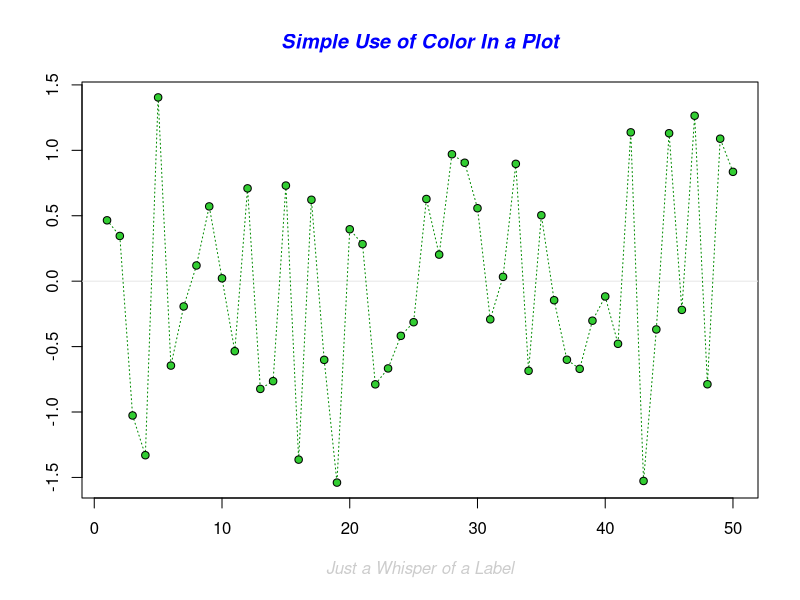
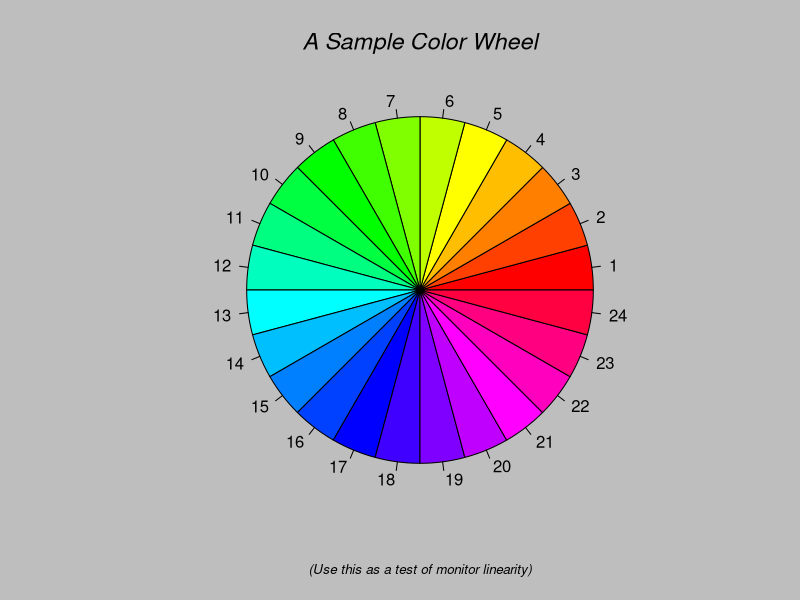
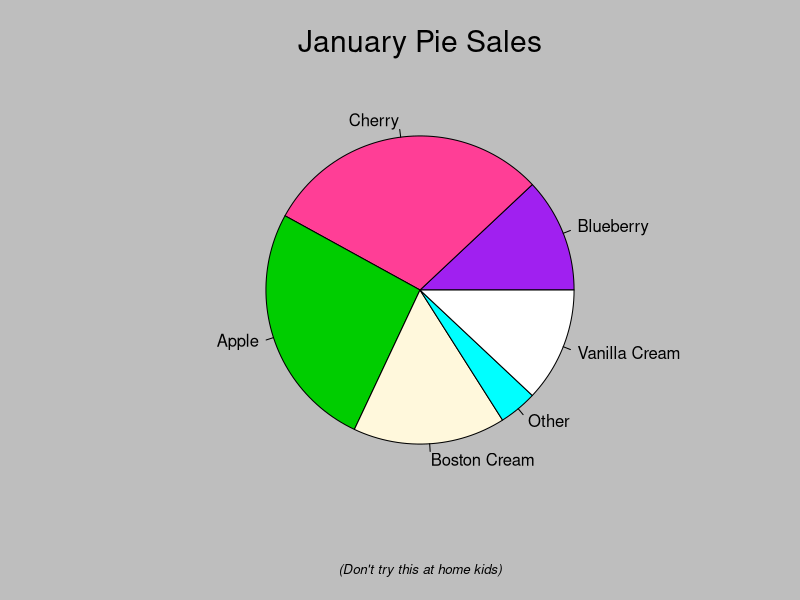
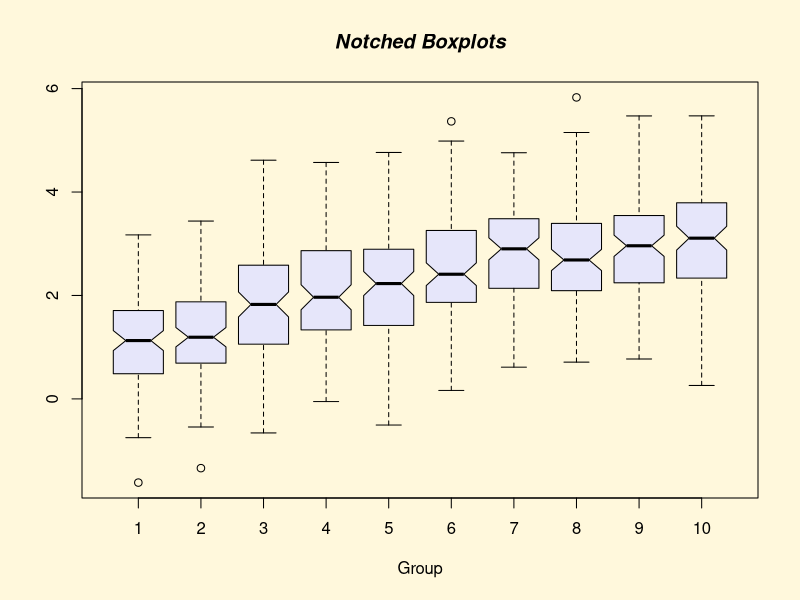
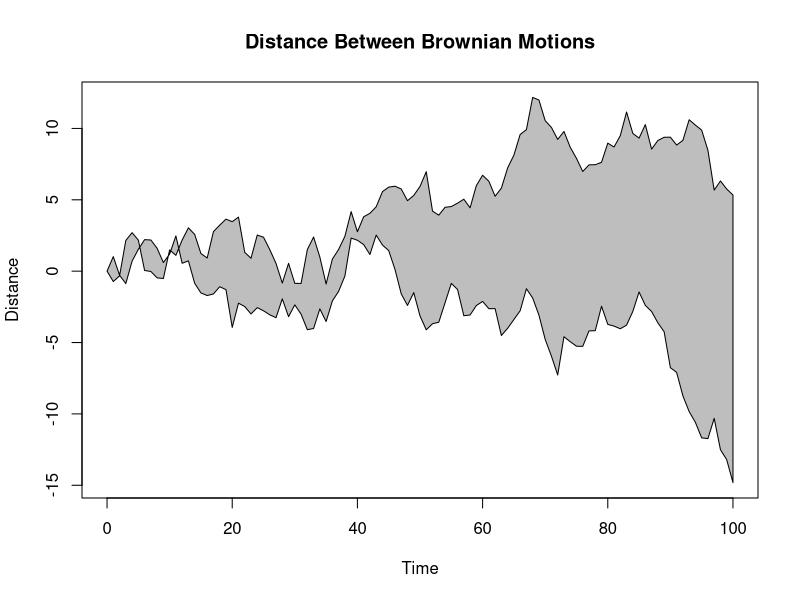
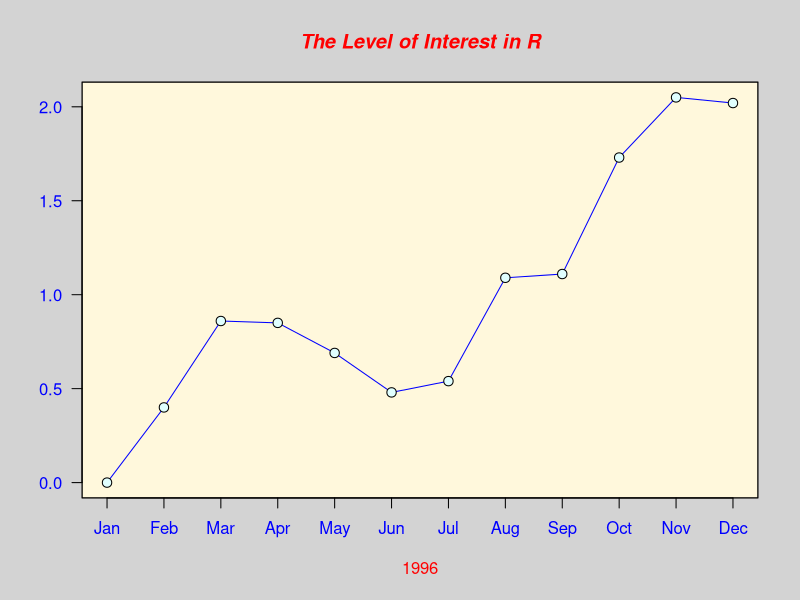
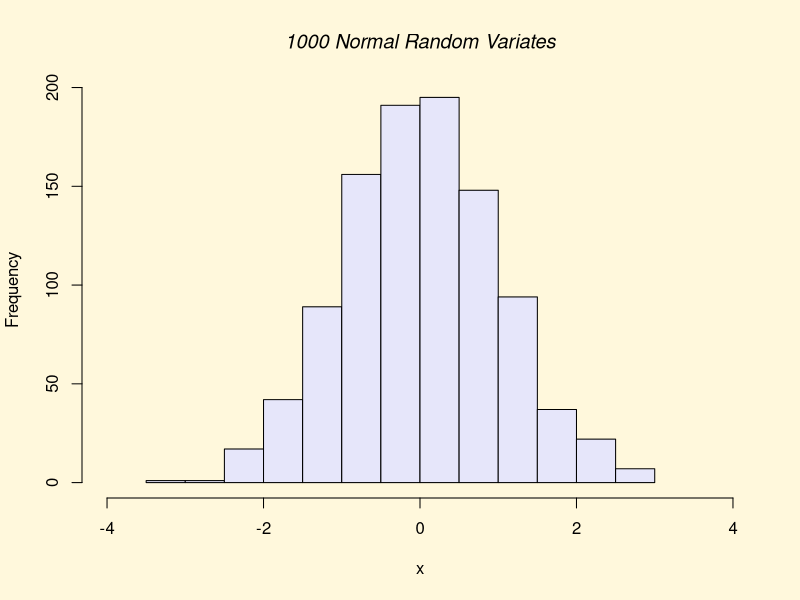
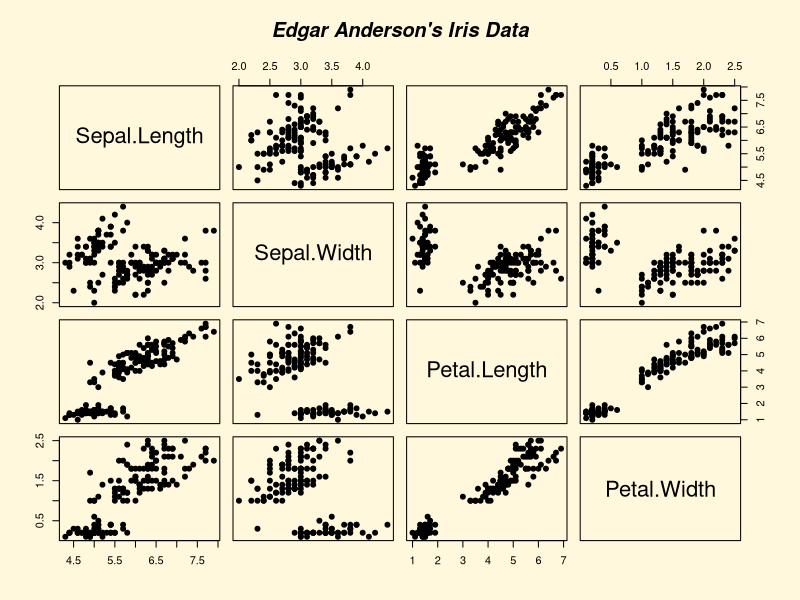

Here is the R script that generated these plots, in order:
# Configurando o diretório de trabalho
setwd("C:/Users/gusta/DSA-Data-Science/Big Data Analytics com R e Microsoft Azure Machine Learning/Cap04")
getwd()

search()

# Demo - Gráficos
demo("graphics")

# Plot básico
x = 5:7
y = 8:10
plot(x, y)
?plot

altura <- c(145, 167, 176, 123, 150)
largura <- c(51, 63, 64, 40, 55)
plot(altura, largura)

# Plotando um dataframe
?lynx
plot(lynx)
plot(lynx, ylab = "Plots com Dataframes", xlab = "")
plot(lynx, ylab = "Plots com Dataframes", xlab = "Observações")
plot(lynx, main = "Plots com Dataframes", col = "red")
plot(lynx, main = "Plots com Dataframes", col = "red", col.main = 52, cex.main = 1.5)

library(datasets)
hist(warpbreaks$breaks)

airquality
transform(airquality, Month = factor(Month))
boxplot(Ozone ~ Month, airquality, xlab = "Month", ylab = "Ozone (ppb)")

# Especificando parâmetros de plotagem

# col - cor do gráfico
# lty - tipo de linha
# lwd - largura da linha
# pch - tipo de ponto
# cex - tamanho do ponto
# xlab - rótulo do eixo x
# ylab - rótulo do eixo y
# main - título do gráfico
# las - orientação dos rótulos dos eixos
# xlim - limites do eixo x
# ylim - limites do eixo y
# axes - se os eixos devem ser desenhados
# bg - cor de fundo
# mfrow - número de plots por linha
# mfcol - número de plots por coluna

# Funções básicas de plotagem

# plot() - plotagem de gráficos (scatterplots, linhas, pontos, etc)
# lines() - adiciona linhas a um gráfico
# points() - adiciona pontos a um gráfico
# text() - adiciona texto a um gráfico
# title() - adiciona títulos a um gráfico

?par
par()
par("pch")
par("lty")